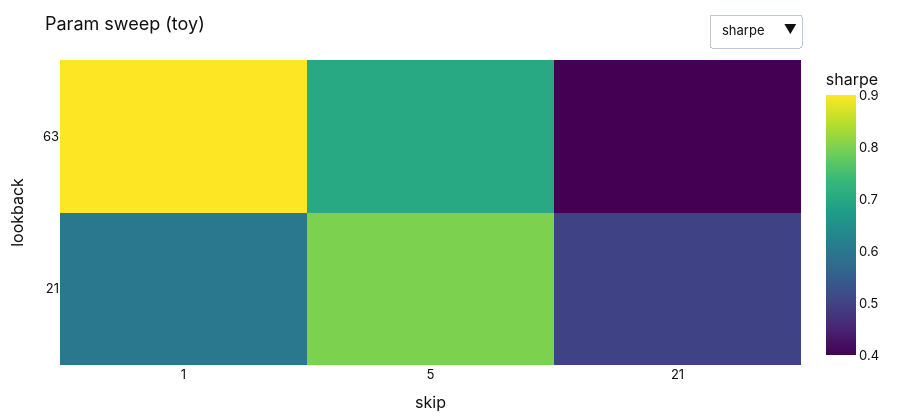

Source (notebook cell):
### Code cell
# interactive parameter explorer (dropdown toggles the metric's heatmap)
grid = pd.DataFrame([[0.6, 0.8, 0.5], [0.9, 0.7, 0.4]],
                    index=pd.Index([21, 63], name='lookback'),
                    columns=pd.Index([1, 5, 21], name='skip'))
V.parameter_explorer({'sharpe': grid, 'turnover': grid * 1.5}, title='Param sweep (toy)')

### Figure 1 — Plotly figure (JSON) as saved in the notebook; plotly's stock layout.template omitted (floating-point values rounded to 4 significant figures)
{"data": [{"colorbar": {"title": {"text": "sharpe"}}, "colorscale": [[0.0, "#440154"], [0.1111, "#482878"], [0.2222, "#3e4989"], [0.3333, "#31688e"], [0.4444, "#26828e"], [0.5556, "#1f9e89"], [0.6667, "#35b779"], [0.7778, "#6ece58"], [0.8889, "#b5de2b"], [1.0, "#fde725"]], "name": "sharpe", "type": "heatmap", "visible": true, "x": ["1", "5", "21"], "y": ["21", "63"], "z": [[0.6, 0.8, 0.5], [0.9, 0.7, 0.4]]}, {"colorbar": {"title": {"text": "turnover"}}, "colorscale": [[0.0, "#440154"], [0.1111, "#482878"], [0.2222, "#3e4989"], [0.3333, "#31688e"], [0.4444, "#26828e"], [0.5556, "#1f9e89"], [0.6667, "#35b779"], [0.7778, "#6ece58"], [0.8889, "#b5de2b"], [1.0, "#fde725"]], "name": "turnover", "type": "heatmap", "visible": false, "x": ["1", "5", "21"], "y": ["21", "63"], "z": [[0.9, 1.2, 0.75], [1.35, 1.05, 0.6]]}], "layout": {"colorway": ["#111111", "#4C78A8", "#E45756", "#54A24B", "#B279A2", "#EECA3B", "#72B7B2"], "font": {"color": "#111", "family": "Inter, system-ui, -apple-system, Segoe UI, sans-serif", "size": 13}, "height": 420, "legend": {"orientation": "h", "x": 0, "y": 1.02, "yanchor": "bottom"}, "margin": {"b": 50, "l": 60, "r": 30, "t": 60}, "paper_bgcolor": "white", "plot_bgcolor": "white", "title": {"text": "Param sweep (toy)"}, "updatemenus": [{"buttons": [{"args": [{"visible": [true, false]}, {"coloraxis": {}}], "label": "sharpe", "method": "update"}, {"args": [{"visible": [false, true]}, {"coloraxis": {}}], "label": "turnover", "method": "update"}], "x": 1.0, "xanchor": "right", "y": 1.15}], "xaxis": {"gridcolor": "rgba(0,0,0,0.06)", "showgrid": true, "title": {"text": "skip"}, "zeroline": false}, "yaxis": {"gridcolor": "rgba(0,0,0,0.06)", "showgrid": true, "title": {"text": "lookback"}, "zeroline": false}}}
